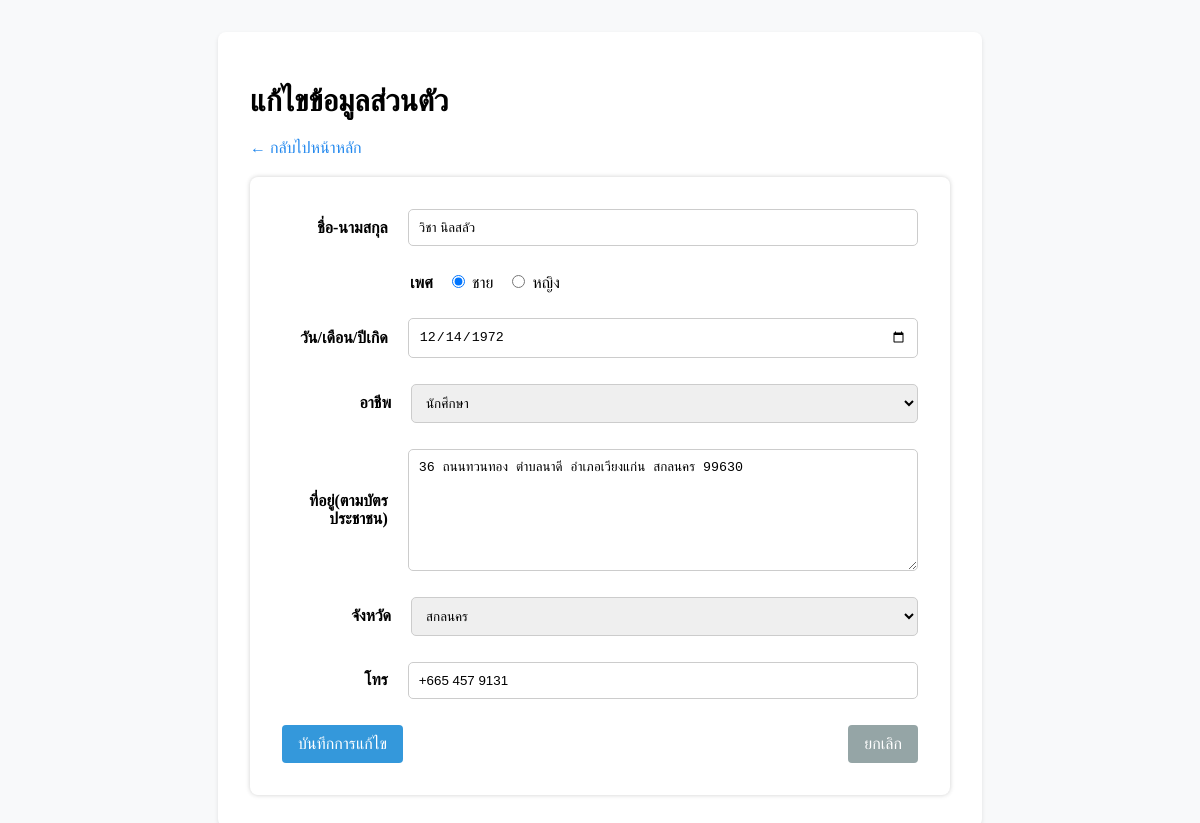
Screenshot of /webroot/edit.php?id=30 with the database file from the repository.
### tables this page shows
CREATE TABLE `address` (
      `id` int(11) NOT NULL AUTO_INCREMENT PRIMARY KEY,
      `fullname` varchar(250) NOT NULL,
      `gender` varchar(10) NOT NULL,
      `birthdate` date NOT NULL,
      `occupation` varchar(250) NOT NULL,
      `address` text NOT NULL,
      `province` varchar(100) NOT NULL,
      `phone` varchar(50) NOT NULL
    );

### webroot/edit.php (the view, shortened to what this page needs)
<?php
$link = require_once "db_connect.inc.php";
$id = $_GET["id"];
$query = "SELECT * FROM address WHERE id=$id";
try {
    $result = mysqli_query($link, $query);
    $person = mysqli_fetch_assoc($result);
} catch (mysqli_sql_exception $e) {
    error_log($e);
    die("Failed to update person: " . $e->getMessage());
}
$provinces = [
    "กระบี่",
    "กรุงเทพมหานคร",
    "กาญจนบุรี",
    "กาฬสินธุ์",
    "กำแพงเพชร",
    "ขอนแก่น",
    "จันทบุรี",
    "ฉะเชิงเทรา",
    "ชลบุรี",
    "ชัยนาท",
    "ชัยภูมิ",
    "ชุมพร",
    "เชียงราย",
    "เชียงใหม่",
    "ตรัง",
    "ตราด",
    "ตาก",
    "นครนายก",
    "นครปฐม",
    "นครพนม",
    "นครราชสีมา",
    "นครศรีธรรมราช",
    "นครสวรรค์",
    "นนทบุรี",
    "นราธิวาส",
    "น่าน",
    "บึงกาฬ",
    "บุรีรัมย์",
    "ปทุมธานี",
    "ประจวบคีรีขันธ์",
    "ปราจีนบุรี",
    "ปัตตานี",
    "พระนครศรีอยุธยา",
    "พะเยา",
    "พังงา",
    "พัทลุง",
    "พิจิตร",
    "พิษณุโลก",
    "เพชรบุรี",
    "เพชรบูรณ์",
    "แพร่",
    "ภูเก็ต",
    "มหาสารคาม",
    "มุกดาหาร",
    "แม่ฮ่องสอน",
    "ยโสธร",
    "ยะลา",
    "ร้อยเอ็ด",
    "ระนอง",
    "ระยอง",
    "ราชบุรี",
    "ลพบุรี",
    "ลำปาง",
    "ลำพูน",
    "เลย",
    "ศรีสะเกษ",
    "สกลนคร",
    "สงขลา",
    "สตูล",
    "สมุทรปราการ",
    "สมุทรสงคราม",
    "สมุทรสาคร",
    "สระแก้ว",
    "สระบุรี",
    "สิงห์บุรี",
    "สุโขทัย",
    "สุพรรณบุรี",
    "สุราษฎร์ธานี",
    "สุรินทร์",
    "หนองคาย",
    "หนองบัวลำภู",
    "อ่างทอง",
    "อุดรธานี",
    "อุทัยธานี",
    "อุตรดิตถ์",
    "อุบลราชธานี",
    "อำนาจเจริญ"
];
?>
<!DOCTYPE html>
<html lang="en">
<head>
    <link rel="stylesheet" href="css/edit.css">
</head>
<body>
    <div class="container">
        <h1>แก้ไขข้อมูลส่วนตัว</h1>
        <a href="index.php" class="to-persons">← กลับไปหน้าหลัก</a>
        <div class="form">
            <form action="index.php" method="post">
                <div class="input-group">
                    <label for="fullname">ชื่อ-นามสกุล</label>
                    <input type="text" id="fullname" name="fullname" value="<?= $person['fullname']; ?>" required>
                </div>
                <br>
                <div class="input-group-radio">
                    <label class="gender">เพศ</label>
                    <input type="radio" id="male" name="gender" value="ชาย"
                        <?= ($person['gender'] === 'ชาย') ? 'checked' : '' ?> required>
                    <label for="male">ชาย</label>
                    <input type="radio" id="female" name="gender" value="หญิง"
                        <?= ($person['gender'] === 'หญิง') ? 'checked' : '' ?> required>
                    <label for="female">หญิง</label>
                </div>
                <br>
                <div class="input-group">
                    <label for="birthdate">วัน/เดือน/ปีเกิด</label>
                    <input type="date" id="birthdate" name="birthdate" value="<?= $person['birthdate']; ?>" required placeholder="dd/mm/yyyy">
                </div>
                <br>
                <div class="input-group">
                    <label for="occupation">อาชีพ</label>
                    <select name="occupation" required>
                        <option value="นักศึกษา" <?= $person['occupation'] === 'นักศึกษา' ? 'selected' : '' ?>>นักศึกษา</option>
                    </select>
                </div>
                <br>
                <div class="input-group">
                    <label for="address">ที่อยู่(ตามบัตรประชาชน)</label>
                    <textarea name="address" id="address"><?= htmlspecialchars($person['address']) ?></textarea>
                </div>
                <br>
                <div class="input-group">
                    <label for="province">จังหวัด</label>
                    <select name="province" required>
                        <?php foreach ($provinces as $province): ?>
                            <option value="<?= $province ?>" <?= ($person['province']) === $province ? 'selected' : '' ?>>
                                <?= $province ?>
                            </option>
                        <?php endforeach; ?>
                    </select>
                </div>
                <br>
                <div class="input-group">
                    <label for="phone">โทร</label>
                    <input type="tel" id="phone" name="phone" value="<?= $person['phone']; ?>" required>
                </div>
                <br>
                <div class="button-group">
                    <button type="submit" class="btn btn-save">บันทึกการแก้ไข</button>
                    <a href="index.php" class="btn btn-clear">ยกเลิก</a>
                </div>
            </form>
        </div>
    </div>
</body>
</html>

### webroot/css/edit.css (style rules this page uses)
body { padding: 2rem; background-color: #f8f9fa; margin: 0; }
h1 { font-size: 30px; font-weight: bold; }
form { background: white; box-shadow: 0 2px 4px rgba(0, 0, 0, 0.05), 0 -2px 4px rgba(0, 0, 0, 0.05), 2px 0 4px rgba(0, 0, 0, 0.05), -2px 0 4px rgba(0, 0, 0, 0.05); padding: 2rem; border-radius: 8px; margin-top: 20px; }
.container { max-width: 700px; margin: 0 auto; background: white; padding: 2rem; border-radius: 8px; box-shadow: 0 2px 4px rgba(0, 0, 0, 0.1); }
.to-persons { text-decoration: none; color: rgb(34, 136, 238); display: inline-block; }
.input-group { display: flex; align-items: center; margin-bottom: 0.5rem; }
.input-group label { width: 130px; font-weight: bold; padding-right: 20px; text-align: right; display: block; }
.input-group input { width: 600px; border-radius: 5px; border: 1px solid #ccc; padding: 10px; }
.input-group select { width: 600px; border-radius: 5px; border: 1px solid #ccc; padding: 10px; }
.input-group textarea { width: 600px; height: 100px; border-radius: 5px; border: 1px solid #ccc; padding: 10px; }
.input-group-radio { display: block; align-items: center; padding-right: 150px; padding-left: 8rem; margin-bottom: 0.5rem; }
.input-group-radio label { padding-right: 10px; }
.gender { font-weight: bold; }
.button-group { display: flex; justify-content: space-between; }
.btn { padding: 0.65rem 1rem; font-size: 1rem; border: none; border-radius: 4px; cursor: pointer; text-decoration: none; text-align: center; transition: background-color 0.2s ease; }
.btn-save { background-color: #3498db; color: white; }
.btn-clear { background-color: #95a5a6; color: white; }

### rows the page displays
address: fullname "วิชา นิลสลัว", gender "☑ ชาย", gender "☐ หญิง", birthdate "12/14/1972", occupation "นักศึกษา", address "36 ถนนทวนทอง ตำบลนาดี อำเภอเวียงแก่น สกลนคร 99630", province "สกลนคร", phone "+665 457 9131"
